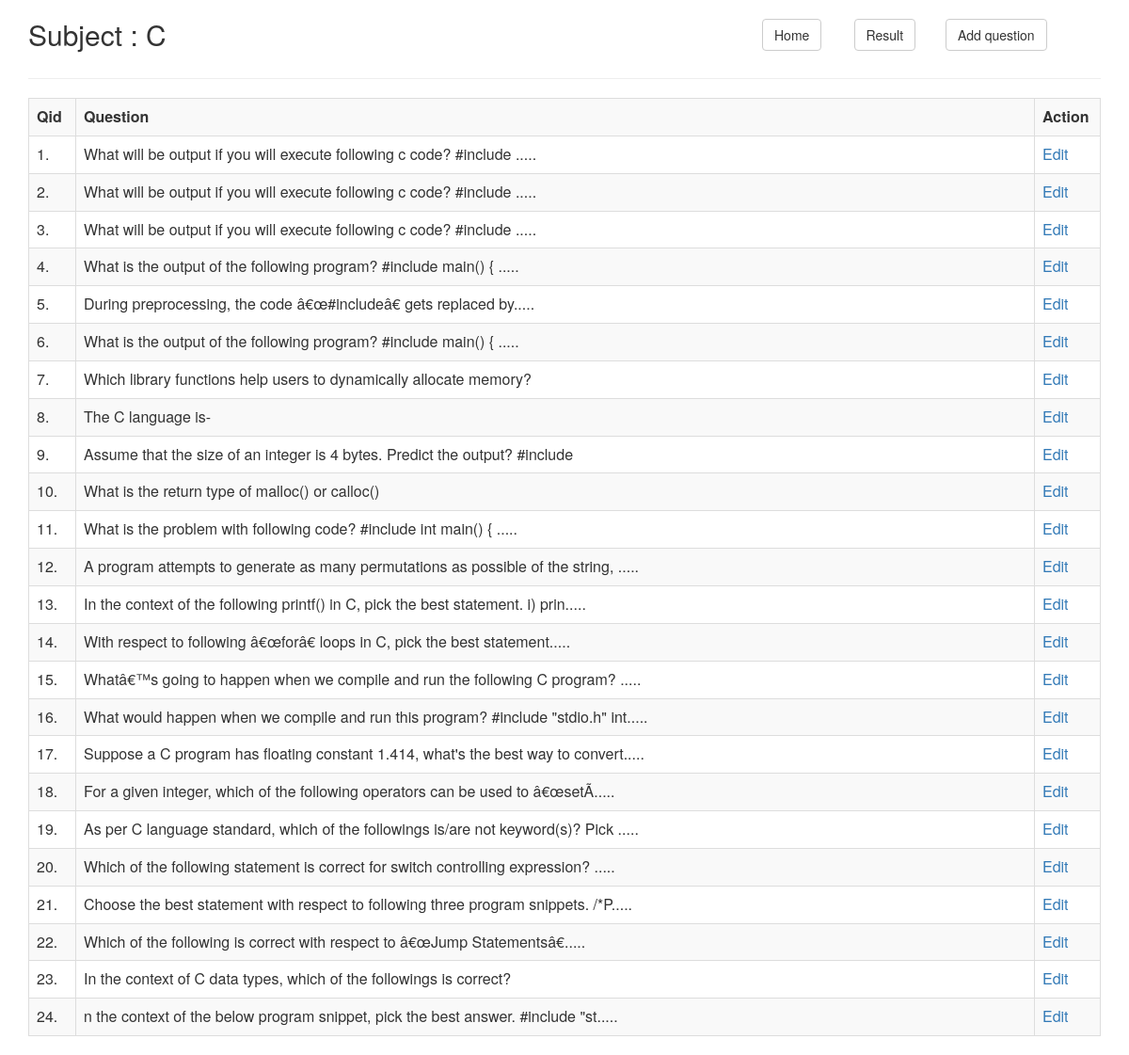
The page /admin/subject-questions.php?subject=c (signed in) on the database its author committed.
### tables this page shows
CREATE TABLE `c` (
  `qid` int(11) NOT NULL,
  `question` varchar(60000) NOT NULL,
  `option_a` varchar(256) NOT NULL,
  `option_b` varchar(256) NOT NULL,
  `option_c` varchar(256) NOT NULL,
  `option_d` varchar(256) NOT NULL,
  `answer` varchar(256) NOT NULL
);

### admin/subject-questions.php (the view, shortened to what this page needs)
<?php
	extract($_GET) ;
	require_once('../includes/config.php');
	if($subject=="c") $show_sub="C";
	else if($subject=="cpp") $show_sub="KBC";
		else $show_sub="Puzzle";
?>
<html>
<head>
    <link rel="stylesheet" href="https://maxcdn.bootstrapcdn.com/bootstrap/3.3.7/css/bootstrap.min.css">
</head>
<body>
<div class="container" >
<div class="row">
        <div class="col-sm-8" ><h2>Subject : <?php echo $show_sub ?></h2></div>
		<div class="col-sm-1" style="padding-top:20px"><a href="index.php" class="btn btn-default">Home</a></div>
		<div class="col-sm-1" style="padding-top:20px"><a href="result-list.php?subject=<?php echo $subject ?>" class="btn btn-default">Result</a></div>
		<div class="col-sm-2" style="padding-top:20px"><a href="add-question.php?subject=<?php echo $subject ?>&action=add" class="btn btn-default">Add question</a></div>
</div>
<hr>
<?php
$query="select * from $subject ";
$result=$conn->query($query);
if($result->num_rows > 0)
	{	echo '<table class="table table-bordered table-striped table-hover"><tr><th>Qid</th><th>Question</th><th>Action</th></tr>' ;
		while($rows=$result->fetch_assoc())
		{
		echo '<tr><td width="50">'.$rows['qid'].'.</td>';
		$str=substr($rows['question'],0,80);
		if(strlen($str)>=80) $str=$str.'.....';
		echo '<td>'.$str.'</td>
		<td width="70" ><a href="update-question.php?subject='.$subject.'&qid='.$rows['qid'].'&action=edit">Edit</a></td></tr>';
		}
		echo '</table>';
	}
else
	{
		echo "<b>No question found here</b>";
	}
?>
</div>
</body>
<html>

### rows shown on the page
c: qid "1", str "What will be output if you will execute following c code? #include ....."
c: qid "2", str "What will be output if you will execute following c code? #include ....."
c: qid "3", str "What will be output if you will execute following c code? #include ....."
c: qid "4", str "What is the output of the following program? #include main() { ....."
c: qid "5", str "During preprocessing, the code â€œ#include â€ gets replaced by....."
c: qid "6", str "What is the output of the following program? #include main() { ....."
c: qid "7", question "Which library functions help users to dynamically allocate memory?"
c: qid "8", question "The C language is-"
c: qid "9", str "Assume that the size of an integer is 4 bytes. Predict the output? #include"
c: qid "10", question "What is the return type of malloc() or calloc()"
c: qid "11", str "What is the problem with following code? #include int main() { ....."
c: qid "12", str "A program attempts to generate as many permutations as possible of the string, ....."
c: qid "13", str "In the context of the following printf() in C, pick the best statement. i) prin....."
c: qid "14", str "With respect to following â€œforâ€ loops in C, pick the best statement....."
c: qid "15", str "Whatâ€™s going to happen when we compile and run the following C program? ....."
c: qid "16", str "What would happen when we compile and run this program? #include \"stdio.h\" int....."
c: qid "17", str "Suppose a C program has floating constant 1.414, what's the best way to convert....."
c: qid "18", str "For a given integer, which of the following operators can be used to â€œsetÃ....."
c: qid "19", str "As per C language standard, which of the followings is/are not keyword(s)? Pick ....."
c: qid "20", str "Which of the following statement is correct for switch controlling expression? ....."
c: qid "21", str "Choose the best statement with respect to following three program snippets. /*P....."
c: qid "22", str "Which of the following is correct with respect to â€œJump Statementsâ€....."
c: qid "23", question "In the context of C data types, which of the followings is correct?"
c: qid "24", str "n the context of the below program snippet, pick the best answer. #include \"st....."

### other values the page prints
$show_sub "C"
